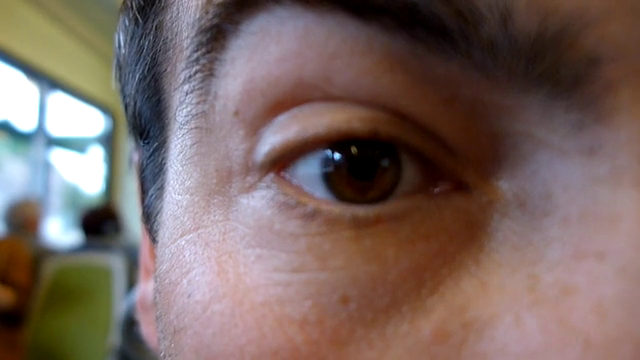
#> input picture frame 15 of klasor11/eye_motion.mp4, 640 x 360 px, given in place of hsv.mp4, which was not available
$ python 'hsvile_nesne_tanımıa.py'
#> lines starting #> are read from the running program, lines starting #| are printed output that depends on the picture; after the words box and inside, x2 and y2 are one past the last pixel; in counts of white or black regions, pixels touching at a corner belong together; pictures that were not available may be replaced by others from this repository, and a replacement may not be noted
import cv2
import numpy as np


def nothing(x):
    pass

cap = cv2.VideoCapture("C:\\vscode\\Teknofest\\klasor11\\hsv.mp4") # webcamden görüntü almak için içini 0 yaparaız


cv2.namedWindow("Trackbar")

cv2.createTrackbar("LH","Trackbar",0,179,nothing)
#> slider 'LH' is set to 35
cv2.createTrackbar("LS","Trackbar",0,255,nothing)
#> slider 'LS' is set to 51
cv2.createTrackbar("LV","Trackbar",0,255,nothing)
#> slider 'LV' is set to 51
cv2.createTrackbar("UH","Trackbar",0,179,nothing)
#> slider 'UH' is set to 179
cv2.createTrackbar("US","Trackbar",0,255,nothing)
#> slider 'US' is set to 255
cv2.createTrackbar("UV","Trackbar",0,255,nothing)
#> slider 'UV' is set to 255


while 1:
    _,frame = cap.read()
#> frame is the input picture: shape (360, 640, 3); mean B, G, R 97.9, 102.8, 121.2
    # frame = cv2.flip (frame,1) # webcamden görüntü alırsak
    frame = cv2.resize(frame,(500,380))
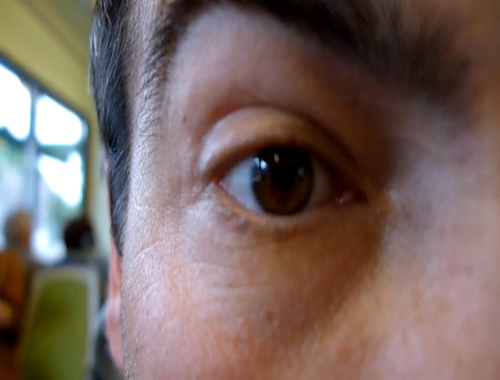
#> frame: shape (380, 500, 3); mean B, G, R 97.8, 102.7, 121.1
    hsv = cv2.cvtColor(frame,cv2.COLOR_BGR2HSV)
#> hsv: shape (380, 500, 3); mean H, S, V 66.4, 92.3, 126.6

    lh = cv2.getTrackbarPos("LH","Trackbar")
    ls = cv2.getTrackbarPos("LS","Trackbar")
    lv = cv2.getTrackbarPos("LV","Trackbar")
    uh = cv2.getTrackbarPos("UH","Trackbar")
    us = cv2.getTrackbarPos("US","Trackbar")
    uv = cv2.getTrackbarPos("UV","Trackbar")

    lower_blue = np.array([lh,ls,lv])
    upper_blue = np.array([uh,us,uv])

    mask = cv2.inRange(hsv,lower_blue,upper_blue)
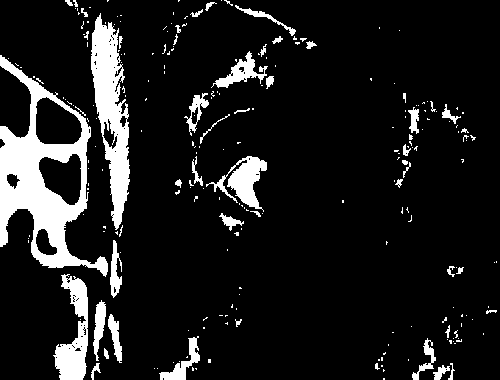
#> mask: shape (380, 500); 11.3% white; 237 white regions (187 under 20 px), largest, box (x1, y1, x2, y2) and area: (0, 55, 108, 277) 8140, (91, 13, 130, 230) 4289, (53, 274, 88, 380) 1923

    bitwise = cv2.bitwise_and(frame,frame,mask = mask)
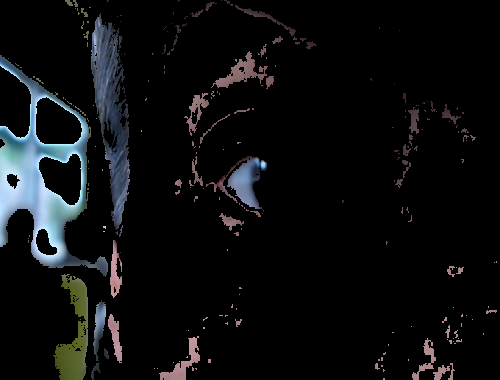
#> bitwise: shape (380, 500, 3); mean B, G, R 15.1, 13.9, 12.6

    cv2.imshow("frmae",frame)
    cv2.imshow("mask",mask)
    cv2.imshow("bitwise",bitwise)

    if cv2.waitKey(20) & 0xFF == ord("q"):
#> (key q is pressed here)
        break

cap.release()
cv2.destroyAllWindows()

$ run again, starting later in the video
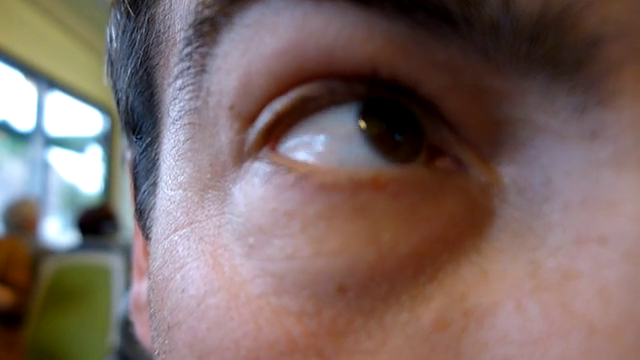
#> input picture frame 70 of klasor11/eye_motion.mp4, 640 x 360 px, given in place of hsv.mp4, which was not available
#> frame is the input picture: shape (360, 640, 3); mean B, G, R 100.5, 104.8, 123.9
#> frame: shape (380, 500, 3)
#> hsv: shape (380, 500, 3); mean H, S, V 66.9, 90.3, 129.4
#> `mask = cv2.inRange(hsv,lower_blue,upper_blue)`:
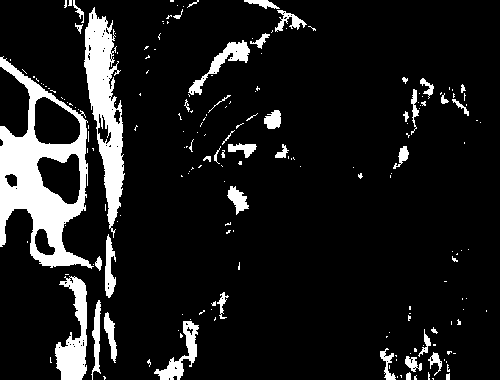
#> mask: shape (380, 500); 10.9% white; 193 white regions (150 under 20 px), largest, box (x1, y1, x2, y2) and area: (0, 56, 94, 269) 7795, (84, 7, 125, 238) 4409, (55, 276, 87, 380) 1804
#> `bitwise = cv2.bitwise_and(frame,frame,mask = mask)`:
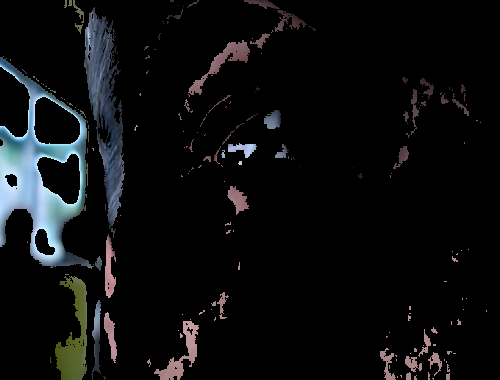
#> bitwise: shape (380, 500, 3); mean B, G, R 14.5, 13.4, 12.3

$ run again, starting later in the video
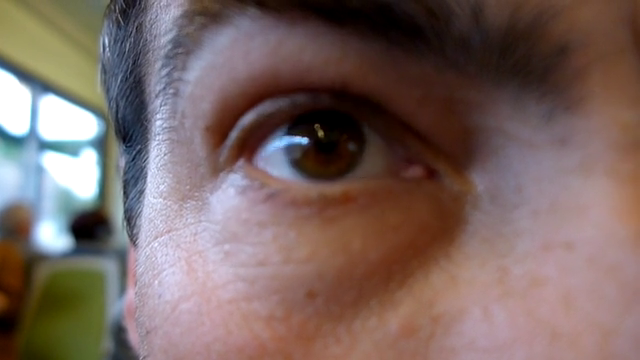
#> input picture frame 124 of klasor11/eye_motion.mp4, 640 x 360 px, given in place of hsv.mp4, which was not available
#> frame is the input picture: shape (360, 640, 3); mean B, G, R 97.7, 102, 121.5
#> frame: shape (380, 500, 3)
#> hsv: shape (380, 500, 3); mean H, S, V 64.2, 94, 126.9
#> `mask = cv2.inRange(hsv,lower_blue,upper_blue)`:
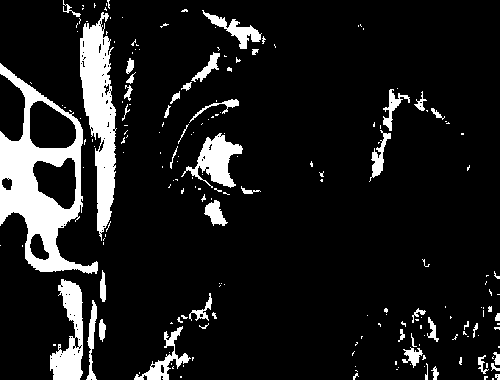
#> mask: shape (380, 500); 11.2% white; 200 white regions (155 under 20 px), largest, box (x1, y1, x2, y2) and area: (0, 63, 98, 274) 7286, (80, 12, 117, 241) 4511, (50, 279, 83, 380) 1873
#> `bitwise = cv2.bitwise_and(frame,frame,mask = mask)`:
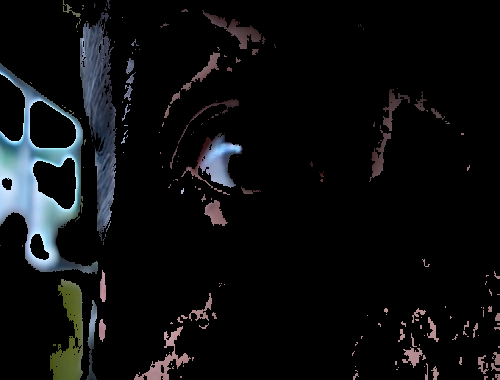
#> bitwise: shape (380, 500, 3); mean B, G, R 14.7, 13.4, 12.3
